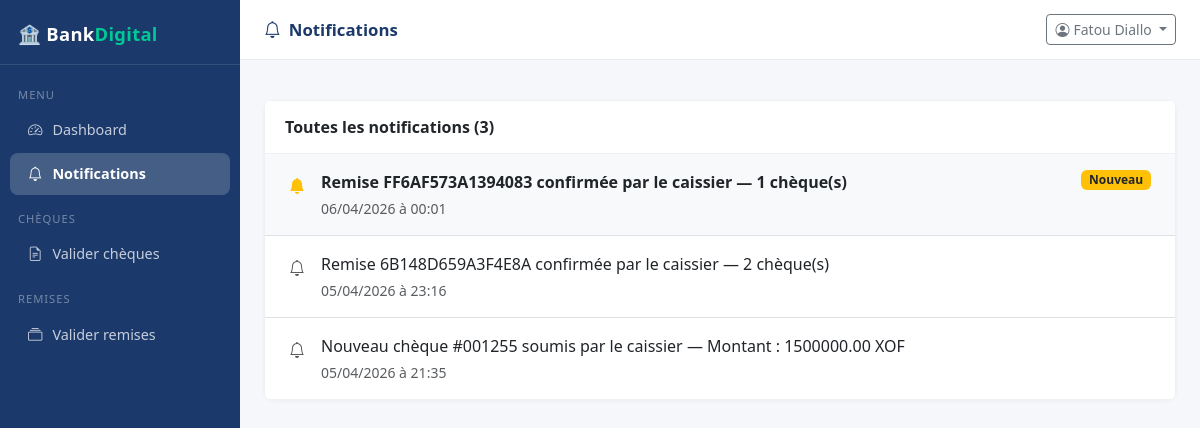
/gestionnaire/notifications (signed in), run on the app's committed database.
### app/models.py (models this page shows, shortened)
class Notification(db.Model):
    __tablename__ = "notifications"
    id = db.Column(db.Integer, primary_key=True)
    utilisateur_id = db.Column(db.Integer, db.ForeignKey("utilisateurs.id"), nullable=False)
    type = db.Column(db.String(50), default="info")  # info, alerte, validation
    message = db.Column(db.Text, nullable=False)
    lu = db.Column(db.Boolean, default=False)
    reference_id = db.Column(db.Integer, nullable=True)
    reference_type = db.Column(db.String(50), nullable=True)
    created_at = db.Column(db.DateTime, default=datetime.utcnow)

### app/web/gestionnaire.py (the view)
@gestionnaire_bp.route("/notifications")
@login_required_web(roles=["gestionnaire"])
def notifications():
    uid = session["user_id"]
    Notification.query.filter_by(utilisateur_id=uid, lu=False).update({"lu": True})
    db.session.commit()
    notifs = (Notification.query.filter_by(utilisateur_id=uid)
              .order_by(Notification.created_at.desc()).limit(50).all())
    return render_template("gestionnaire/notifications.html", notifs=notifs)

### app/templates/gestionnaire/notifications.html (shortened to what this page needs)
{% extends "base.html" %}
{% block page_title %}<i class="bi bi-bell me-2"></i>Notifications{% endblock %}
{% block sidebar %}
<div class="sidebar">
  <div class="brand">🏦 Bank<span>Digital</span></div>
  <nav class="mt-2">
    <div class="nav-section">Menu</div>
    <a href="{{ url_for('gestionnaire.dashboard') }}"><i class="bi bi-speedometer2"></i>Dashboard</a>
    <a href="{{ url_for('gestionnaire.notifications') }}" class="active"><i class="bi bi-bell"></i>Notifications</a>
    <div class="nav-section">Chèques</div>
    <a href="{{ url_for('gestionnaire.cheques') }}"><i class="bi bi-file-earmark-text"></i>Valider chèques</a>
    <div class="nav-section">Remises</div>
    <a href="{{ url_for('gestionnaire.remises') }}"><i class="bi bi-collection"></i>Valider remises</a>
  </nav>
</div>
{% endblock %}
{% block content %}
<div class="card">
  <div class="card-header">Toutes les notifications ({{ notifs|length }})</div>
  <div class="list-group list-group-flush">
    {% for n in notifs %}
    <div class="list-group-item px-4 py-3 {{ '' if n.lu else 'bg-light' }}">
      <div class="d-flex gap-3 align-items-start">
        <div class="mt-1">
          {% if n.lu %}
          <i class="bi bi-bell text-muted"></i>
          {% else %}
          <i class="bi bi-bell-fill text-warning"></i>
          {% endif %}
        </div>
        <div class="flex-grow-1">
          <div class="{{ '' if n.lu else 'fw-semibold' }}">
            {{ n.message }}
          </div>
          <div class="text-muted small mt-1">{{ n.created_at.strftime('%d/%m/%Y à %H:%M') }}</div>
        </div>
        {% if not n.lu %}
        <span class="badge bg-warning text-dark">Nouveau</span>
        {% endif %}
      </div>
    </div>
    {% else %}
    <div class="list-group-item text-center text-muted py-5">
      <i class="bi bi-bell-slash fs-2 d-block mb-2"></i>
      Aucune notification
    </div>
    {% endfor %}
  </div>
</div>
{% endblock %}

### app/templates/base.html (style rules this page uses)
:root { --primary: #1B3A6B; --primary-light: #2D5FA6; --accent: #00C896; --bg: #F5F7FA; --sidebar-w: 240px; }
body { background: var(--bg); font-family: 'Segoe UI', sans-serif; }
.sidebar { width: var(--sidebar-w); min-width: var(--sidebar-w); min-height: 100vh; background: var(--primary); position: sticky; top: 0; height: 100vh; overflow-y: auto; }
.sidebar .brand { padding: 20px 18px 16px; font-size: 1.15rem; font-weight: 700; color: #fff; border-bottom: 1px solid rgba(255,255,255,.1); letter-spacing: .3px; }
.sidebar .brand span { color: var(--accent); }
.sidebar nav a { display: flex; align-items: center; gap: 10px; color: rgba(255,255,255,.75); text-decoration: none; padding: 10px 18px; border-radius: 8px; margin: 2px 10px; font-size: .9rem; transition: all .15s; }
.sidebar nav a.active { background: rgba(255,255,255,.18); color: #fff; font-weight: 600; }
.sidebar nav .nav-section { font-size: .7rem; text-transform: uppercase; letter-spacing: 1px; color: rgba(255,255,255,.4); padding: 14px 18px 4px; }
.card { border: 1px solid #eef0f4; border-radius: 12px; box-shadow: 0 1px 4px rgba(0,0,0,.05); }
.card-header { background: #fff; border-bottom: 1px solid #eef0f4; font-weight: 600; padding: 14px 20px; }

### data on the page
Notification: lu False (drawn), message "Remise FF6AF573A1394083 confirmée par le caissier — 1 chèque(s)", created_at "06/04/2026 à 00:01"
Notification: lu True (drawn), message "Remise 6B148D659A3F4E8A confirmée par le caissier — 2 chèque(s)", created_at "05/04/2026 à 23:16"
Notification: lu True (drawn), message "Nouveau chèque #001255 soumis par le caissier — Montant : 1500000.00 XOF", created_at "05/04/2026 à 21:35"

### other printed values
{{ session.get('user_nom', 'Utilisateur') }} "Fatou Diallo"
{{ notifs|length }} "3"
